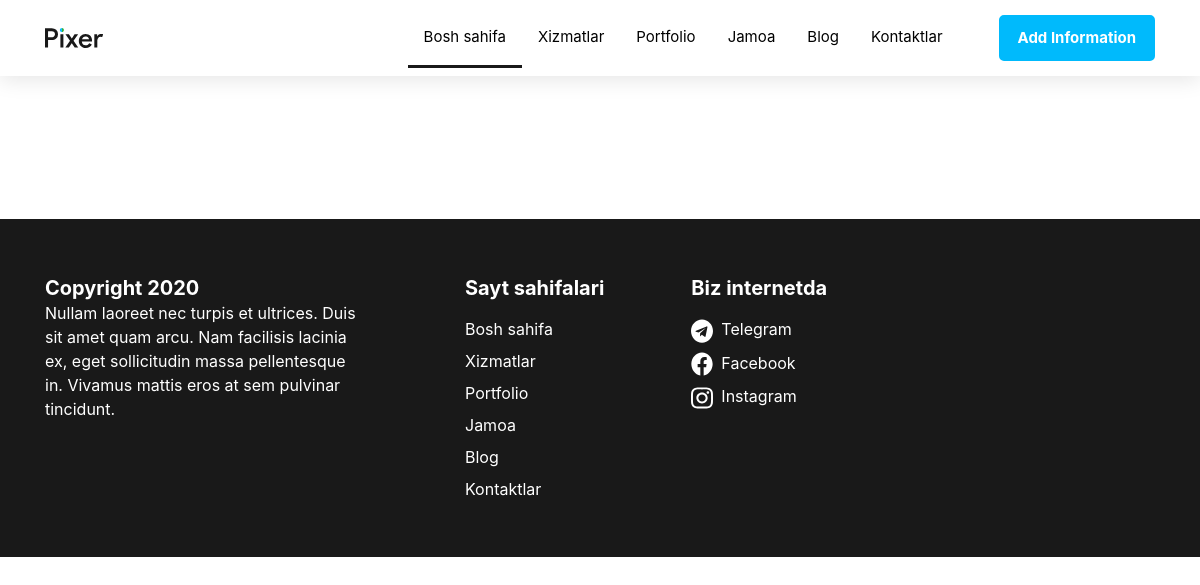
Before: /smm/ with the older database file.
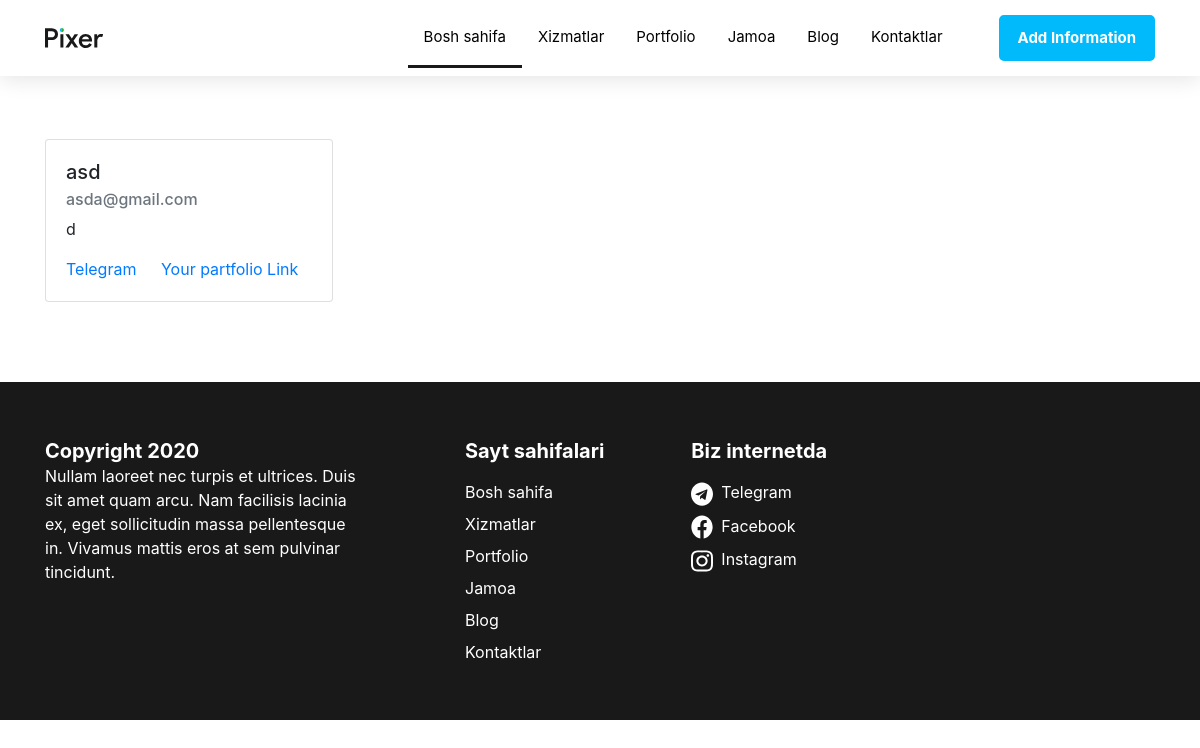
After: the same page with the newer database file.
### users/models.py (models this page shows, shortened)
class SmmUsersModel(models.Model):
    name = models.CharField(max_length=225)
    description = models.CharField(max_length=225)
    email = models.EmailField()
    phone_number = models.CharField(max_length=50)
    telegram_link = models.URLField()
    part_link = models.URLField()
    class Meta:
        verbose_name = 'user'
        verbose_name_plural = 'users'

### users/views.py (the view)
def smm_view(request):
    smm = SmmUsersModel.objects.all()
    context = {
        'smm': smm
    }
    return render(request, 'smm.html', context=context)

### templates/smm.html (shortened to what the changed rows need)
{% load static %}
<!DOCTYPE html>
<html lang="en">
<head>
    <link rel="stylesheet" href="{% static '/main.css' %}">
    <link rel="stylesheet" href="https://cdn.jsdelivr.net/npm/bootstrap@4.3.1/dist/css/bootstrap.min.css">
</head>
<body>
    <section class="intro">
            <div class="container">
               {% for smm in smm %}
    <div class="card" style="width: 18rem;">
  <div class="card-body">
    <h5 class="card-title">{{ smm.name }}</h5>
    <h6 class="card-subtitle mb-2 text-muted"><a>{{ smm.email }}</a></h6>
    <p class="card-text">{{ smm.description }}</p>
    <a href="{{ smm.telegram_link }}" class="card-link">Telegram</a>
    <a href="{{ smm.part_link }}" class="card-link">Your partfolio Link</a>
  </div>
</div>
    {% endfor %}
            </div>
        </section>
</body>
</html>

Changed rows visible on the page:
added SmmUsersModel: name "asd", email "asda@gmail.com", description "d"
